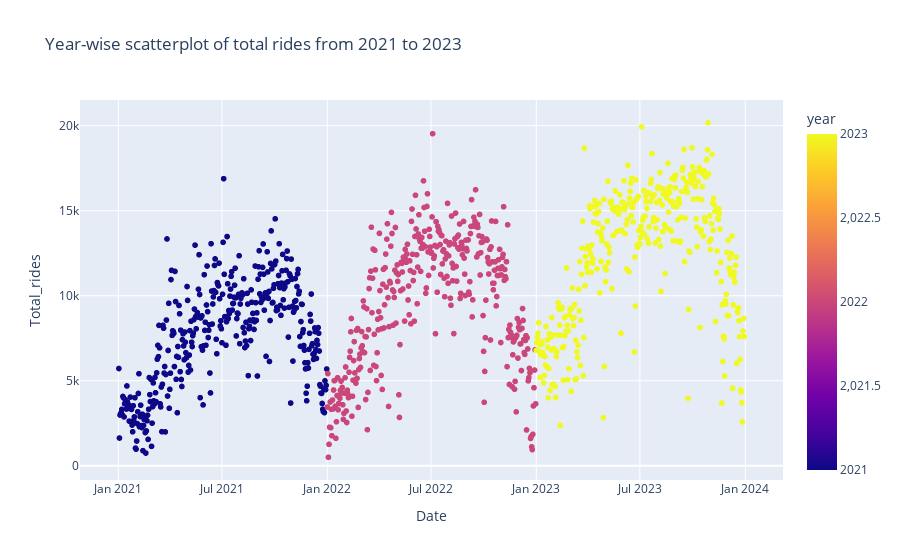

The cell this chart's notebook holds for it:
### Code cell
import plotly.express as px
fig = px.scatter(
    days_year,
    x='Date', 
    y='Total_rides', 
    color='year', 
    hover_data=['Date', 'Total_rides'],  # Show date and total rides on hover
    title='Year-wise scatterplot of total rides from 2021 to 2023'
)
fig.show()

### Figure 1 — Plotly figure (JSON) as saved in the notebook; plotly's stock layout.template omitted (floating-point values rounded to 4 significant figures; data arrays with more than 128 entries replaced by an {"elided": "..."} marker saying what was removed)
{"data": [{"hovertemplate": "Date=%{x}<br>Total_rides=%{y}<br>year=%{marker.color}<extra></extra>", "legendgroup": "", "marker": {"color": {"elided": "1093 int values"}, "coloraxis": "coloraxis", "symbol": "circle"}, "mode": "markers", "name": "", "showlegend": false, "type": "scattergl", "x": {"elided": "1093 str values"}, "xaxis": "x", "y": {"elided": "1093 int values"}, "yaxis": "y"}], "layout": {"coloraxis": {"colorbar": {"title": {"text": "year"}}, "colorscale": [[0, "#0d0887"], [0.1111, "#46039f"], [0.2222, "#7201a8"], [0.3333, "#9c179e"], [0.4444, "#bd3786"], [0.5556, "#d8576b"], [0.6667, "#ed7953"], [0.7778, "#fb9f3a"], [0.8889, "#fdca26"], [1, "#f0f921"]]}, "legend": {"tracegroupgap": 0}, "title": {"text": "Year-wise scatterplot of total rides from 2021 to 2023"}, "xaxis": {"anchor": "y", "domain": [0, 1], "title": {"text": "Date"}}, "yaxis": {"anchor": "x", "domain": [0, 1], "title": {"text": "Total_rides"}}}}
